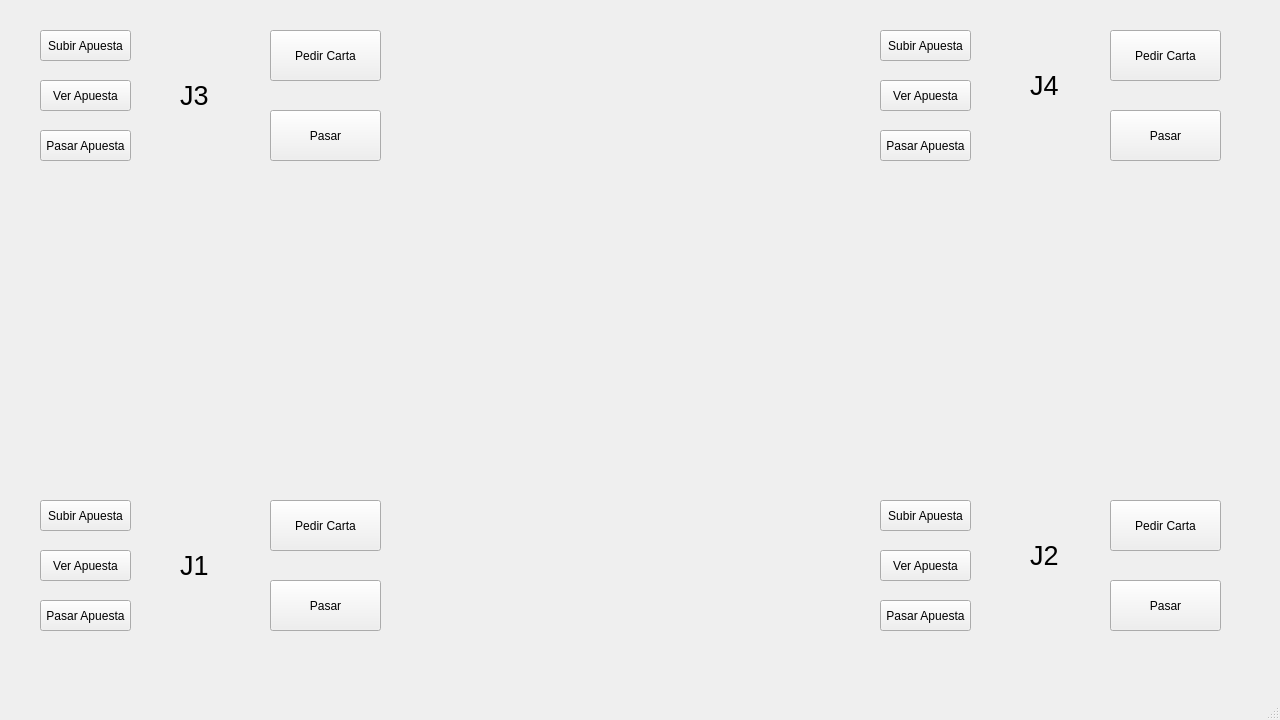
<?xml version="1.0" encoding="UTF-8"?>
<ui version="4.0">
 <class>MainWindow</class>
 <widget class="QMainWindow" name="MainWindow">
  <property name="geometry">
   <rect>
    <x>0</x>
    <y>0</y>
    <width>1280</width>
    <height>720</height>
   </rect>
  </property>
  <property name="windowTitle">
   <string>MainWindow</string>
  </property>
  <widget class="QWidget" name="centralwidget">
   <widget class="QLabel" name="label">
    <property name="geometry">
     <rect>
      <x>180</x>
      <y>540</y>
      <width>31</width>
      <height>51</height>
     </rect>
    </property>
    <property name="font">
     <font>
      <pointsize>20</pointsize>
     </font>
    </property>
    <property name="text">
     <string>J1</string>
    </property>
   </widget>
   <widget class="QPushButton" name="pedir_carta_2">
    <property name="geometry">
     <rect>
      <x>1110</x>
      <y>500</y>
      <width>111</width>
      <height>51</height>
     </rect>
    </property>
    <property name="text">
     <string>Pedir Carta</string>
    </property>
   </widget>
   <widget class="QPushButton" name="pasar_carta_2">
    <property name="geometry">
     <rect>
      <x>1110</x>
      <y>580</y>
      <width>111</width>
      <height>51</height>
     </rect>
    </property>
    <property name="text">
     <string>Pasar</string>
    </property>
   </widget>
   <widget class="QPushButton" name="ver_apuesta">
    <property name="geometry">
     <rect>
      <x>40</x>
      <y>550</y>
      <width>91</width>
      <height>31</height>
     </rect>
    </property>
    <property name="text">
     <string>Ver Apuesta</string>
    </property>
   </widget>
   <widget class="QPushButton" name="pasar_carta">
    <property name="geometry">
     <rect>
      <x>270</x>
      <y>580</y>
      <width>111</width>
      <height>51</height>
     </rect>
    </property>
    <property name="text">
     <string>Pasar</string>
    </property>
   </widget>
   <widget class="QLabel" name="label_2">
    <property name="geometry">
     <rect>
      <x>1030</x>
      <y>530</y>
      <width>31</width>
      <height>51</height>
     </rect>
    </property>
    <property name="font">
     <font>
      <pointsize>20</pointsize>
     </font>
    </property>
    <property name="text">
     <string>J2</string>
    </property>
   </widget>
   <widget class="QPushButton" name="subir_apuesta_2">
    <property name="geometry">
     <rect>
      <x>880</x>
      <y>500</y>
      <width>91</width>
      <height>31</height>
     </rect>
    </property>
    <property name="text">
     <string>Subir Apuesta</string>
    </property>
   </widget>
   <widget class="QPushButton" name="pasar_apuesta">
    <property name="geometry">
     <rect>
      <x>40</x>
      <y>600</y>
      <width>91</width>
      <height>31</height>
     </rect>
    </property>
    <property name="text">
     <string>Pasar Apuesta</string>
    </property>
   </widget>
   <widget class="QPushButton" name="ver_apuesta_2">
    <property name="geometry">
     <rect>
      <x>880</x>
      <y>550</y>
      <width>91</width>
      <height>31</height>
     </rect>
    </property>
    <property name="text">
     <string>Ver Apuesta</string>
    </property>
   </widget>
   <widget class="QPushButton" name="subir_apuesta">
    <property name="geometry">
     <rect>
      <x>40</x>
      <y>500</y>
      <width>91</width>
      <height>31</height>
     </rect>
    </property>
    <property name="text">
     <string>Subir Apuesta</string>
    </property>
   </widget>
   <widget class="QPushButton" name="pedir_carta">
    <property name="geometry">
     <rect>
      <x>270</x>
      <y>500</y>
      <width>111</width>
      <height>51</height>
     </rect>
    </property>
    <property name="text">
     <string>Pedir Carta</string>
    </property>
   </widget>
   <widget class="QPushButton" name="pasar_apuesta_2">
    <property name="geometry">
     <rect>
      <x>880</x>
      <y>600</y>
      <width>91</width>
      <height>31</height>
     </rect>
    </property>
    <property name="text">
     <string>Pasar Apuesta</string>
    </property>
   </widget>
   <widget class="QLabel" name="label_3">
    <property name="geometry">
     <rect>
      <x>180</x>
      <y>70</y>
      <width>31</width>
      <height>51</height>
     </rect>
    </property>
    <property name="font">
     <font>
      <pointsize>20</pointsize>
     </font>
    </property>
    <property name="text">
     <string>J3</string>
    </property>
   </widget>
   <widget class="QPushButton" name="pedir_carta_3">
    <property name="geometry">
     <rect>
      <x>1110</x>
      <y>30</y>
      <width>111</width>
      <height>51</height>
     </rect>
    </property>
    <property name="text">
     <string>Pedir Carta</string>
    </property>
   </widget>
   <widget class="QPushButton" name="pasar_carta_3">
    <property name="geometry">
     <rect>
      <x>1110</x>
      <y>110</y>
      <width>111</width>
      <height>51</height>
     </rect>
    </property>
    <property name="text">
     <string>Pasar</string>
    </property>
   </widget>
   <widget class="QPushButton" name="ver_apuesta_3">
    <property name="geometry">
     <rect>
      <x>40</x>
      <y>80</y>
      <width>91</width>
      <height>31</height>
     </rect>
    </property>
    <property name="text">
     <string>Ver Apuesta</string>
    </property>
   </widget>
   <widget class="QPushButton" name="pasar_carta_4">
    <property name="geometry">
     <rect>
      <x>270</x>
      <y>110</y>
      <width>111</width>
      <height>51</height>
     </rect>
    </property>
    <property name="text">
     <string>Pasar</string>
    </property>
   </widget>
   <widget class="QLabel" name="label_4">
    <property name="geometry">
     <rect>
      <x>1030</x>
      <y>60</y>
      <width>31</width>
      <height>51</height>
     </rect>
    </property>
    <property name="font">
     <font>
      <pointsize>20</pointsize>
     </font>
    </property>
    <property name="text">
     <string>J4</string>
    </property>
   </widget>
   <widget class="QPushButton" name="subir_apuesta_3">
    <property name="geometry">
     <rect>
      <x>880</x>
      <y>30</y>
      <width>91</width>
      <height>31</height>
     </rect>
    </property>
    <property name="text">
     <string>Subir Apuesta</string>
    </property>
   </widget>
   <widget class="QPushButton" name="pasar_apuesta_3">
    <property name="geometry">
     <rect>
      <x>40</x>
      <y>130</y>
      <width>91</width>
      <height>31</height>
     </rect>
    </property>
    <property name="text">
     <string>Pasar Apuesta</string>
    </property>
   </widget>
   <widget class="QPushButton" name="ver_apuesta_4">
    <property name="geometry">
     <rect>
      <x>880</x>
      <y>80</y>
      <width>91</width>
      <height>31</height>
     </rect>
    </property>
    <property name="text">
     <string>Ver Apuesta</string>
    </property>
   </widget>
   <widget class="QPushButton" name="subir_apuesta_4">
    <property name="geometry">
     <rect>
      <x>40</x>
      <y>30</y>
      <width>91</width>
      <height>31</height>
     </rect>
    </property>
    <property name="text">
     <string>Subir Apuesta</string>
    </property>
   </widget>
   <widget class="QPushButton" name="pedir_carta_4">
    <property name="geometry">
     <rect>
      <x>270</x>
      <y>30</y>
      <width>111</width>
      <height>51</height>
     </rect>
    </property>
    <property name="text">
     <string>Pedir Carta</string>
    </property>
   </widget>
   <widget class="QPushButton" name="pasar_apuesta_4">
    <property name="geometry">
     <rect>
      <x>880</x>
      <y>130</y>
      <width>91</width>
      <height>31</height>
     </rect>
    </property>
    <property name="text">
     <string>Pasar Apuesta</string>
    </property>
   </widget>
  </widget>
  <widget class="QMenuBar" name="menubar">
   <property name="geometry">
    <rect>
     <x>0</x>
     <y>0</y>
     <width>1280</width>
     <height>25</height>
    </rect>
   </property>
  </widget>
  <widget class="QStatusBar" name="statusbar"/>
 </widget>
 <resources/>
 <connections/>
</ui>
